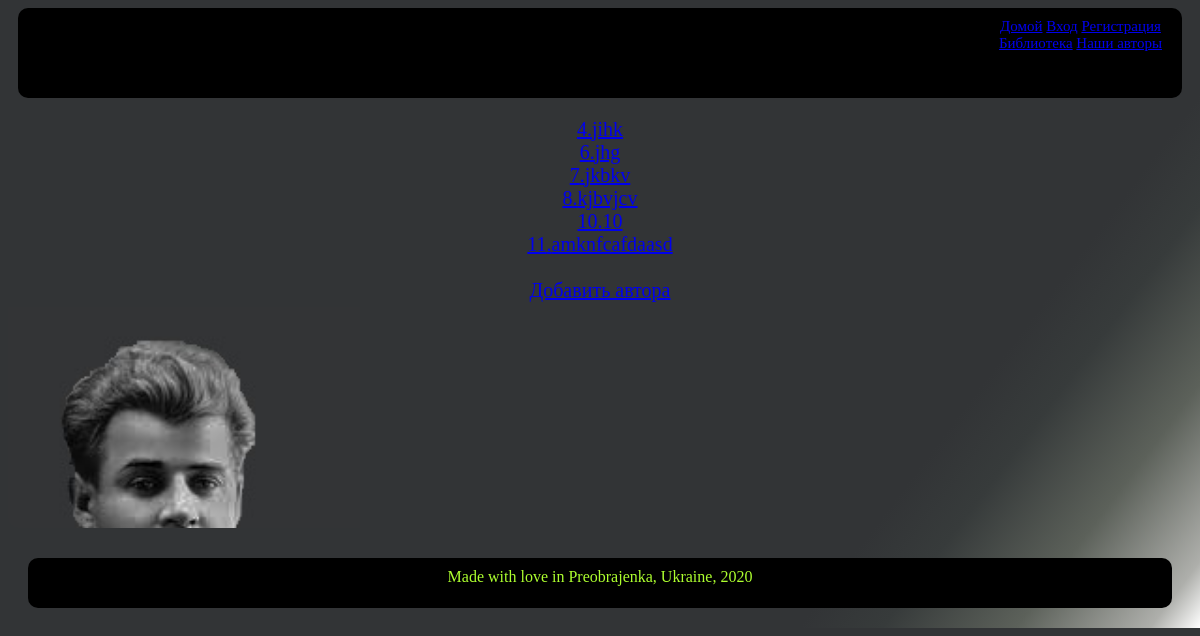
/author_list, run on the app's committed database.
### StartPage/models.py (models this page shows, shortened)
class Author(models.Model):
    name = models.CharField(max_length=25)
    about = models.TextField(max_length=2500)
    img = models.ImageField(
        upload_to='images/',
        null=True,
        blank=True,
    )

### StartPage/views.py (the view)
# urls.py: path('author_list', author_list, name='author_list'),
def author_list(request):
    return render(request, 'author_list.html', context={'authors': Author.objects.all()})

### templates/author_list.html (shortened to what this page needs)
{% extends "general.html" %}
{% load static %}
{% block content %}
    {% for author in authors %}
        <a href="{% url 'author_detail' author.id %}">{{author.id}}.{{author.name}}</a><br>
    {% endfor %}
    <br>
    <a href="{% url 'author_add' %}">Добавить автора</a>
{% endblock content %}

### static/css/general.css (style rules this page uses)
body { background: linear-gradient(127deg, rgba(50,52,54,1) 76%, rgba(55,59,59,1) 81%, rgba(92,97,90,1) 89%, rgba(174,175,171,1) 97%, rgba(255,255,255,1) 100%); color: greenyellow; }

### data on the page
Author: id "4", name "jihk"
Author: id "6", name "jhg"
Author: id "7", name "jkbkv"
Author: id "8", name "kjbvjcv"
Author: id "10", name "10"
Author: id "11", name "amknfcafdaasd"
